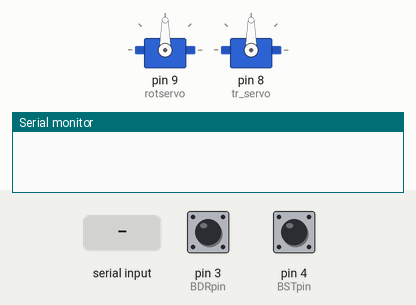
The sketch below on a simulated Arduino Uno, built with avr-gcc and run on an emulated ATmega328P. Parts: 2 × servo, the last lines printed to the serial monitor. Inputs (shaded band) come from the test bench; at power-on: pin 3 (BDRpin) HIGH, pin 4 (BSTpin) HIGH.

Above: at 1.2 s.
1.3 s: "1" received over the second serial link
At 2.3 s:
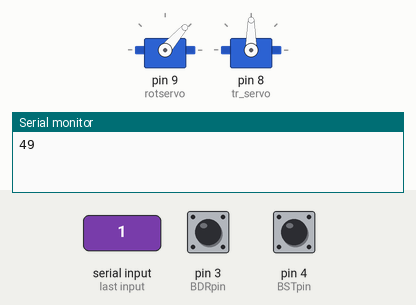
2.8 s: pin 3 (BDRpin) pulled LOW for 0.15 s
At 3.5 s:
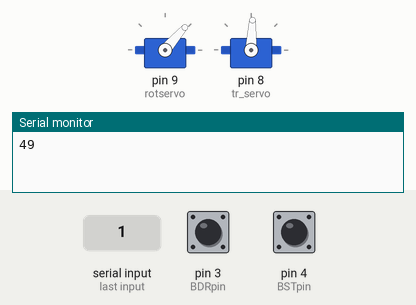
4.4 s: pin 4 (BSTpin) pulled LOW for 0.15 s
At 5.5 s:
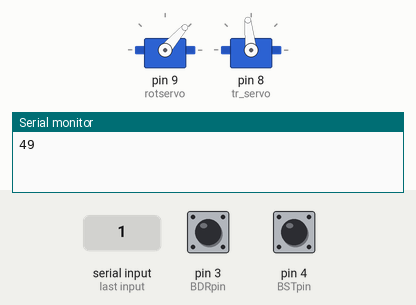
6.0 s: "0" received over the second serial link
At 6.5 s:
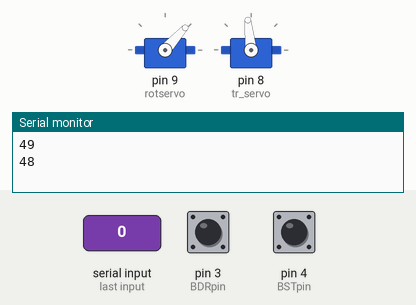
7.5 s: pin 3 (BDRpin) pulled LOW for 1 s
At 8.8 s:
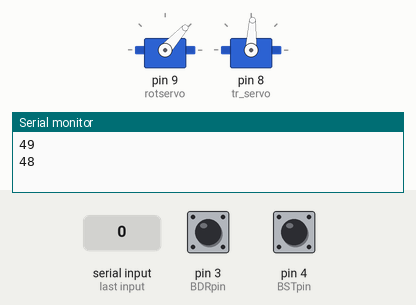
Timing chart, 0 to 10.5 s (numbered marks = the images above; inputs shaded):
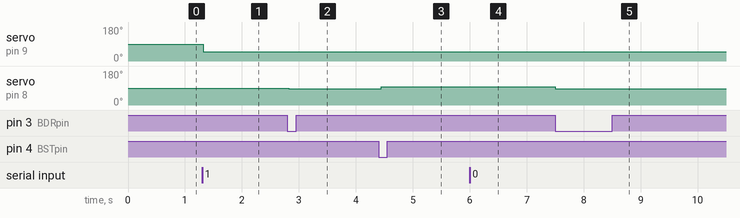

Measured:
- after the input at 1.3 s, servo on pin 9 (rotservo): 90° → 49° at once
- after the input at 2.8 s, servo on pin 8 (tr_servo): 90° → 87° at once
- after the input at 4.4 s, servo on pin 8 (tr_servo): 87° → 96° at once
- after the input at 6.0 s, servo on pin 9 (rotservo): 49° → 48° at once
- after the input at 7.5 s, servo on pin 8 (tr_servo): 96° → 87° at once

The sketch:

Servo-rotatie.ino
```cpp
#include <SoftwareSerial.h>

#include <Servo.h>
Servo rotservo;
Servo tr_servo;

#define BDRpin 3 // buton-dr pin 3
#define BSTpin 4 // buton-st pin 4

int bluetoothTx = 10; // tr bl pe 10
int bluetoothRx = 11; // rec pe 11
int BDR, BST;

SoftwareSerial bluetooth(bluetoothTx, bluetoothRx);

void setup()
{
  rotservo.attach(9);
  tr_servo.attach(8);
  Serial.begin(9600);
  pinMode(BDRpin,INPUT_PULLUP);// setare DRpin
  pinMode(BSTpin,INPUT_PULLUP);// setare STpin

  bluetooth.begin(9600);
}

void loop()
{

  BDR = digitalRead(BDRpin);// citire status buton - dreapta (BDR)
  BST = digitalRead(BSTpin);// citire status buton - stanga (BST)
   if(BDR ==LOW)
    {
      tr_servo.write(87);
   }
    if(BST ==LOW)
    {
      tr_servo.write(96);
    }
  if(bluetooth.available()> 0 )
  {
    int servopos = bluetooth.read();
    Serial.println(servopos);
   // rotservo.write(servopos);
   // tr_servo.write(87);

    if(servopos<80)
    {
      rotservo.write(servopos);
    }
  //  int servotr = bluetooth.read();

   // if (servotr > 80)
  //  {
   //   tr_servo.write(87);


  //  }

  else if (servopos == 87)
    {
           if(BDR ==LOW)
        {
             tr_servo.write(87);
        }
            if(BST ==LOW)
        {
              tr_servo.write(96);
    }


    }

    else if (servopos == 84)
    {
           if(BDR ==LOW)
        {
             tr_servo.write(84);
        }
            if(BST ==LOW)
        {
              tr_servo.write(98);
    }


    }

    else if (servopos == 80)
    {
           if(BDR ==LOW)
        {
             tr_servo.write(70);
        }
            if(BST ==LOW)
        {
              tr_servo.write(120);
    }


    }

    else if(servopos == 90)
    {
       tr_servo.write(90);
    }


   // tr_servo.write(servopos);
  }
  delay(60);


}
```
